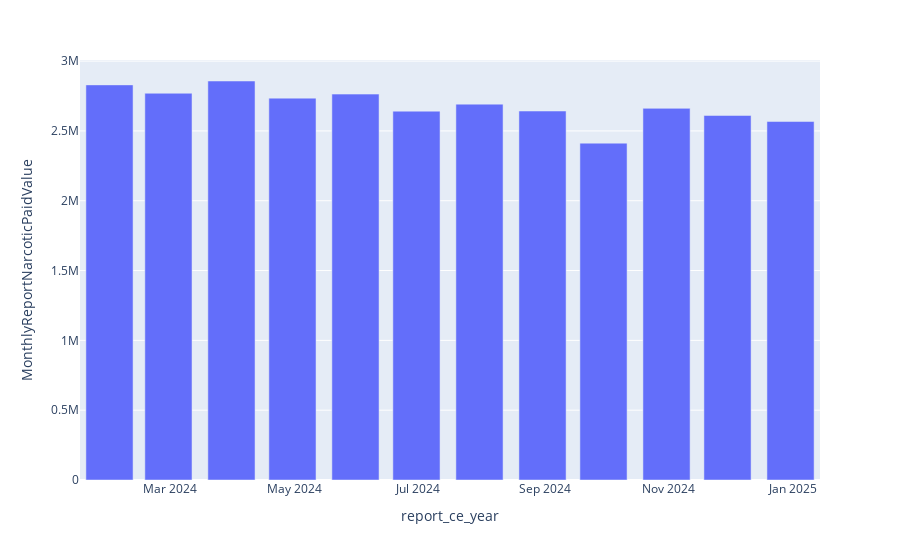

The notebook cell this image was saved under:
### Code cell
fig = px.bar(
    sum_paid_ts,
    x = "report_ce_year",
    y = "MonthlyReportNarcoticPaidValue"
)
fig.show()

### Figure 1 — Plotly figure (JSON) as saved in the notebook; plotly's stock layout.template omitted (floating-point values rounded to 4 significant figures)
{"data": [{"hovertemplate": "report_ce_year=%{x}<br>MonthlyReportNarcoticPaidValue=%{y}<extra></extra>", "legendgroup": "", "marker": {"color": "#636efa", "pattern": {"shape": ""}}, "name": "", "orientation": "v", "showlegend": false, "textposition": "auto", "type": "bar", "x": ["2024-01-31T00:00:00.000000000", "2024-02-29T00:00:00.000000000", "2024-03-31T00:00:00.000000000", "2024-04-30T00:00:00.000000000", "2024-05-31T00:00:00.000000000", "2024-06-30T00:00:00.000000000", "2024-07-31T00:00:00.000000000", "2024-08-31T00:00:00.000000000", "2024-09-30T00:00:00.000000000", "2024-10-31T00:00:00.000000000", "2024-11-30T00:00:00.000000000", "2024-12-31T00:00:00.000000000"], "xaxis": "x", "y": [2830000.0, 2770000.0, 2858000.0, 2735000.0, 2764000.0, 2641000.0, 2692000.0, 2643000.0, 2412000.0, 2662000.0, 2611000.0, 2567000.0], "yaxis": "y"}], "layout": {"barmode": "relative", "legend": {"tracegroupgap": 0}, "margin": {"t": 60}, "xaxis": {"anchor": "y", "domain": [0, 1], "title": {"text": "report_ce_year"}}, "yaxis": {"anchor": "x", "domain": [0, 1], "title": {"text": "MonthlyReportNarcoticPaidValue"}}}}
